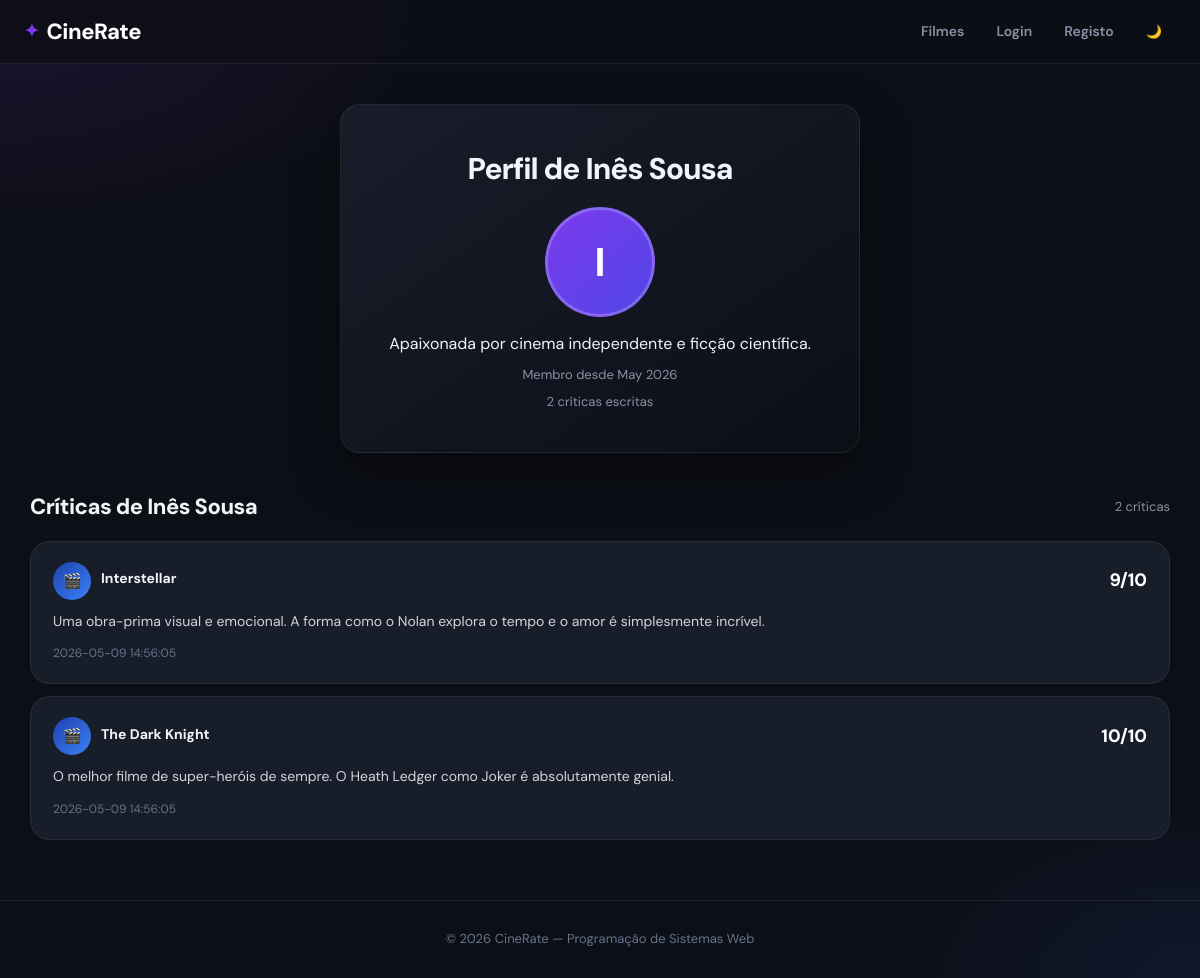
Page /pages/user_profile.php?id=2 on the committed database.
### tables this page shows
CREATE TABLE IF NOT EXISTS users (
                                     id            INT           AUTO_INCREMENT PRIMARY KEY,
                                     name          VARCHAR(100)  NOT NULL,                         
    email         VARCHAR(150)  NOT NULL UNIQUE,                  
    password      VARCHAR(255)  NOT NULL,                         
    bio           TEXT,                                           
    photo         VARCHAR(255)  DEFAULT NULL,                     
    role          ENUM('user','admin') DEFAULT 'user',            
    theme         ENUM('light','dark') DEFAULT 'dark',            
    reset_token   VARCHAR(64)   DEFAULT NULL,                     
    reset_expires DATETIME      DEFAULT NULL,                     
    created_at    TIMESTAMP     DEFAULT CURRENT_TIMESTAMP         
    );

CREATE TABLE IF NOT EXISTS reviews (
                                       id          INT   AUTO_INCREMENT PRIMARY KEY,
                                       user_id     INT   NOT NULL,                                   
                                       movie_id    INT   NOT NULL,                                   
                                       rating      INT   NOT NULL CHECK (rating BETWEEN 1 AND 10),  
    review_text TEXT  NOT NULL,                                   
    created_at  TIMESTAMP DEFAULT CURRENT_TIMESTAMP,              

 
    FOREIGN KEY (user_id)  REFERENCES users(id)  ON DELETE CASCADE,
    FOREIGN KEY (movie_id) REFERENCES movies(id) ON DELETE CASCADE,

     
    UNIQUE KEY unique_user_movie (user_id, movie_id)
    );

CREATE TABLE IF NOT EXISTS movies (
                                      id          INT           AUTO_INCREMENT PRIMARY KEY,
                                      title       VARCHAR(150)  NOT NULL,                           
    year        INT           DEFAULT NULL,                       
    genre       VARCHAR(100)  DEFAULT NULL,                       
    description TEXT,                                             
    image       VARCHAR(255)  DEFAULT NULL,                       
    created_at  TIMESTAMP     DEFAULT CURRENT_TIMESTAMP           
    );

### pages/user_profile.php (the view, shortened to what this page needs)
<?php
require_once '../config/db.php';
$user_id = (int) $_GET['id'];
$stmt = $pdo->prepare("
    SELECT id, name, bio, photo, created_at
    FROM users
    WHERE id = ?
");
$stmt->execute([$user_id]);
$user = $stmt->fetch(PDO::FETCH_ASSOC);
$stmt = $pdo->prepare("
    SELECT reviews.rating, reviews.review_text, reviews.created_at,
           movies.id AS movie_id, movies.title
    FROM reviews
    JOIN movies ON reviews.movie_id = movies.id
    WHERE reviews.user_id = ?
    ORDER BY reviews.created_at DESC
");
$stmt->execute([$user_id]);
$reviews = $stmt->fetchAll(PDO::FETCH_ASSOC);
?>
<?php include '../includes/header.php'; ?>
    <main class="container">
        <section class="auth-card">
            <h2>Perfil de <?= htmlspecialchars($user['name']) ?></h2>
            <?php if (!empty($user['photo'])): ?>
                <img
                        class="profile-photo"
                        src="/cinerate/assets/uploads/profiles/<?= htmlspecialchars($user['photo']) ?>"
                        alt="Foto de perfil de <?= htmlspecialchars($user['name']) ?>">
            <?php else: ?>
                <div class="profile-placeholder">
                    <?= strtoupper(substr(htmlspecialchars($user['name']), 0, 1)) ?>
                </div>
            <?php endif; ?>
            <p style="margin-bottom:8px;">
                <?= nl2br(htmlspecialchars($user['bio'] ?? 'Este utilizador ainda não escreveu uma biografia.')) ?>
            </p>
            <p class="text-muted" style="font-size:13px;">
                Membro desde <?= htmlspecialchars(date('F Y', strtotime($user['created_at']))) ?>
            </p>
            <p class="text-muted" style="font-size:13px; margin-top:6px;">
                <?= count($reviews) ?> <?= count($reviews) === 1 ? 'crítica escrita' : 'críticas escritas' ?>
            </p>
        </section>
        <section class="reviews">
            <div class="section-header">
                <h2>Críticas de <?= htmlspecialchars($user['name']) ?></h2>
                <span class="text-muted">
                <?= count($reviews) ?> <?= count($reviews) === 1 ? 'crítica' : 'críticas' ?>
            </span>
            </div>
            <?php foreach ($reviews as $review): ?>
                <article class="review-card">
                    <div class="review-header">
                        <div class="review-user-info">
                            <div class="avatar" style="background: linear-gradient(135deg,#1e40af,#3b82f6);">
                                🎬
                            </div>
                            <a href="movie.php?id=<?= (int) $review['movie_id'] ?>">
                                <strong><?= htmlspecialchars($review['title']) ?></strong>
                            </a>
                        </div>
                        <span class="review-score"><?= (int) $review['rating'] ?>/10</span>
                    </div>
                    <p><?= nl2br(htmlspecialchars($review['review_text'])) ?></p>
                    <div class="review-footer">
                        <small><?= htmlspecialchars($review['created_at']) ?></small>
                    </div>
                </article>
            <?php endforeach; ?>
        </section>
    </main>
<?php include '../includes/footer.php'; ?>

### assets/css/style.css (style rules this page uses)
* { margin: 0; padding: 0; box-sizing: border-box; }
:root { --bg: #0d0f17; --bg-soft: #131720; --card: #181d2a; --card-hover: #1e2436; --text: #f1f5f9; --muted: #8892a4; --text-dim: #64748b; --accent: #7c3aed; --accent-light: #a78bfa; --accent-glow: rgba(124,58,237,0.20); --gold: #f59e0b; --danger: #e11d48; --success: #10b981; --border: rgba(255,255,255,0.07); --border-focus: rgba(124,58,237,0.55); --shadow: 0 20px 50px rgba(0,0,0,0.45); --shadow-sm: 0 4px 16px rgba(0,0,0,0.30); --radius: 14px; --radius-lg: 20px; --radius-pill: 999px; }
body { font-family: 'DM Sans', 'Segoe UI', Arial, sans-serif; background-color: var(--bg); color: var(--text); min-height: 100vh; line-height: 1.6; background-image: radial-gradient(ellipse 60% 40% at 0% 0%, rgba(124,58,237,0.12) 0%, transparent 60%), radial-gradient(ellipse 50% 35% at 100% 100%, rgba(37,99,235,0.10) 0%, transparent 55%); background-attachment: fixed; }
a { color: var(--accent-light); text-decoration: none; transition: color 0.2s ease; }
.container { max-width: 1180px; margin: 40px auto; padding: 0 20px; }
.auth-card { background: linear-gradient(145deg, var(--card), rgba(13,15,23,0.98)); border: 1px solid var(--border); border-radius: var(--radius-lg); box-shadow: var(--shadow); max-width: 520px; margin: 36px auto; padding: 40px; text-align: center; }
.auth-card h2 { font-size: 30px; font-weight: 800; letter-spacing: -1px; margin-bottom: 6px; }
.reviews, .comments-section { margin-top: 30px; }
.section-header { display: flex; justify-content: space-between; align-items: center; margin-bottom: 16px; }
.reviews h2, .comments-section h2 { font-size: 22px; font-weight: 800; letter-spacing: -0.5px; }
.review-card, .comment-card { background: var(--card); border: 1px solid var(--border); border-radius: var(--radius-lg); padding: 20px 22px; margin-bottom: 12px; transition: border-color 0.2s; }
.review-header { display: flex; align-items: center; justify-content: space-between; margin-bottom: 10px; }
.review-user-info { display: flex; align-items: center; gap: 10px; }
.review-card p, .comment-card p { color: #d1d5db; font-size: 14px; line-height: 1.6; margin: 8px 0; }
.review-footer { display: flex; align-items: center; gap: 14px; margin-top: 12px; }
.review-card small, .comment-card small { color: var(--text-dim); font-size: 12px; }
.review-score { font-size: 18px; font-weight: 800; color: #fff; white-space: nowrap; }
.review-card strong, .comment-card strong { display: block; font-size: 14px; font-weight: 700; margin-bottom: 4px; color: var(--text); }
.avatar { width: 38px; height: 38px; border-radius: 50%; background: linear-gradient(135deg, var(--accent), #4f46e5); color: #fff; font-size: 15px; font-weight: 800; display: grid; place-items: center; flex-shrink: 0; user-select: none; }
.profile-photo, .profile-placeholder { width: 110px; height: 110px; border-radius: 50%; object-fit: cover; border: 3px solid rgba(167,139,250,0.5); margin: 14px auto; display: block; }
.profile-placeholder { background: linear-gradient(135deg, var(--accent), #4f46e5); color: #fff; font-size: 40px; font-weight: 800; display: grid; place-items: center; }
.text-muted { color: var(--muted); font-size: 13px; }

### rows in the picture
users: name "Inês Sousa", name "I", bio "Apaixonada por cinema independente e ficção científica.", created_at "May 2026"
reviews: movie.title "Interstellar", rating "9", review_text "Uma obra-prima visual e emocional. A forma como o Nolan explora o tempo e o amor é simplesmente incrível.", created_at "2026-05-09 14:56:05"
reviews: movie.title "The Dark Knight", rating "10", review_text "O melhor filme de super-heróis de sempre. O Heath Ledger como Joker é absolutamente genial.", created_at "2026-05-09 14:56:05"

### other values in the picture
count($reviews) "2"
